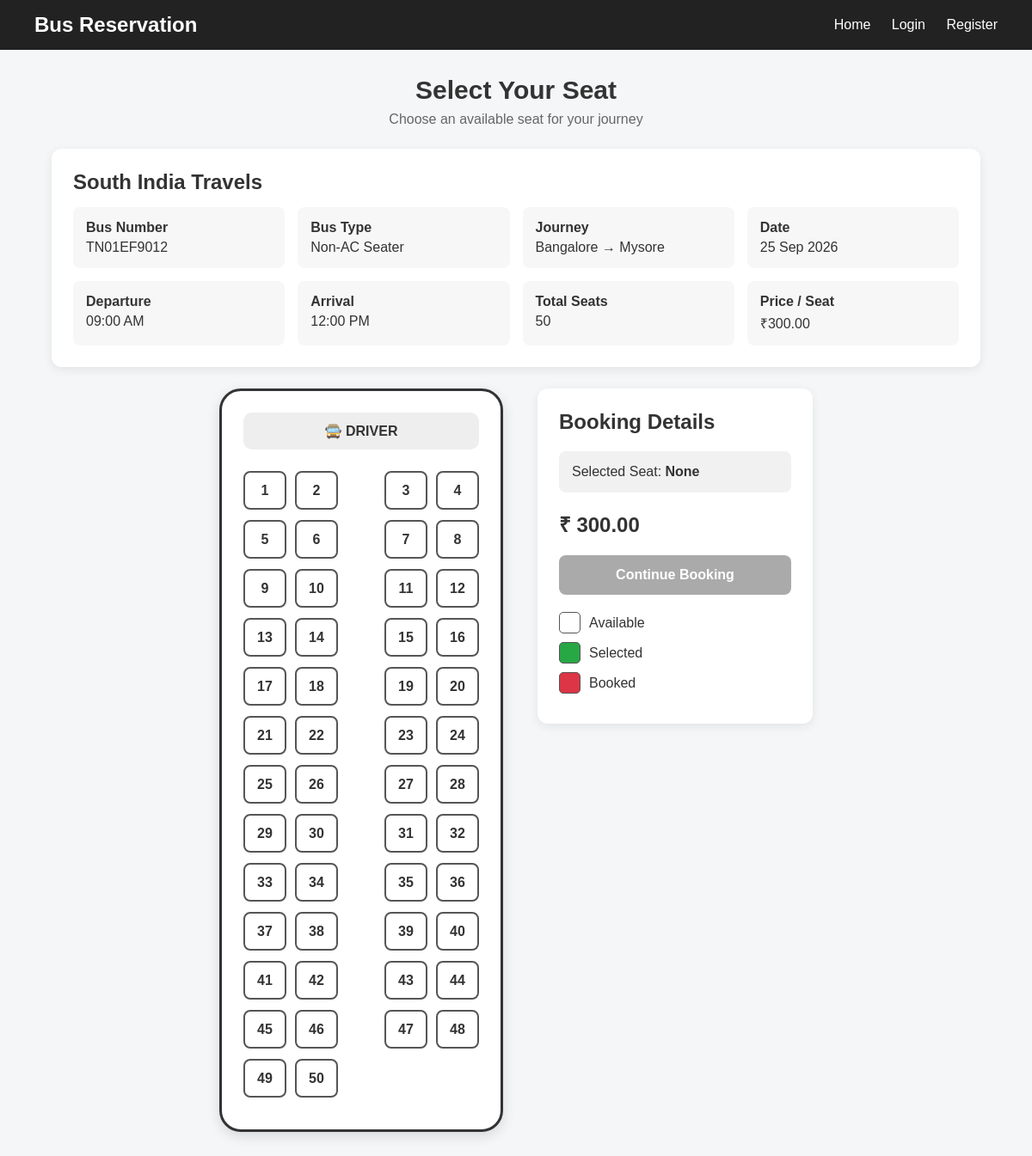
Page /seat_selection.php?route_id=3 on the committed database.
### tables this page shows
CREATE TABLE IF NOT EXISTS routes (
    id INT AUTO_INCREMENT PRIMARY KEY,
    bus_id INT NOT NULL,
    source VARCHAR(100) NOT NULL,
    destination VARCHAR(100) NOT NULL,
    departure_time TIME NOT NULL,
    arrival_time TIME NOT NULL,
    journey_date DATE NOT NULL,
    price DECIMAL(10,2) NOT NULL,

    FOREIGN KEY (bus_id)
        REFERENCES buses(id)
        ON DELETE CASCADE
);

CREATE TABLE IF NOT EXISTS buses (
    id INT AUTO_INCREMENT PRIMARY KEY,
    bus_number VARCHAR(50) NOT NULL UNIQUE,
    bus_name VARCHAR(100) NOT NULL,
    bus_type VARCHAR(50) NOT NULL,
    total_seats INT NOT NULL,
    created_at TIMESTAMP DEFAULT CURRENT_TIMESTAMP
);

### seat_selection.php (the view, shortened to what this page needs)
<?php
require_once "config/db_connection.php";
$route_id = intval($_GET["route_id"] ?? 0);
$sql = "
    SELECT
        r.id AS route_id,
        r.source,
        r.destination,
        r.departure_time,
        r.arrival_time,
        r.journey_date,
        r.price,
        b.id AS bus_id,
        b.bus_number,
        b.bus_name,
        b.bus_type,
        b.total_seats
    FROM routes r
    INNER JOIN buses b ON r.bus_id = b.id
    WHERE r.id = ?
";
$stmt = $conn->prepare($sql);
$stmt->bind_param("i", $route_id);
$stmt->execute();
$result = $stmt->get_result();
$bus = $result->fetch_assoc();
$booked_seats = [];
$departure = date("h:i A", strtotime($bus["departure_time"]));
$arrival = date("h:i A", strtotime($bus["arrival_time"]));
$total_seats = intval($bus["total_seats"]);
?>
<!DOCTYPE html>
<html lang="en">
<head>
</head>
<body>
<div class="navbar">
    <div class="logo">
        Bus Reservation
    </div>
    <div class="nav-links">
        <a href="index.php">Home</a>
        <?php if (isset($_SESSION["user_id"])): ?>
            <a href="my_bookings.php">My Bookings</a>
            <a href="logout.php">Logout</a>
        <?php else: ?>
            <a href="login.php">Login</a>
            <a href="register.php">Register</a>
        <?php endif; ?>
    </div>
</div>
<div class="container">
    <div class="page-title">
        <h1>Select Your Seat</h1>
        <p>
            Choose an available seat for your journey
        </p>
    </div>
    <div class="bus-info">
        <h2>
            <?php echo htmlspecialchars($bus["bus_name"]); ?>
        </h2>
        <div class="info-grid">
            <div class="info-box">
                <strong>Bus Number</strong>
                <?php echo htmlspecialchars($bus["bus_number"]); ?>
            </div>
            <div class="info-box">
                <strong>Bus Type</strong>
                <?php echo htmlspecialchars($bus["bus_type"]); ?>
            </div>
            <div class="info-box">
                <strong>Journey</strong>
                <?php echo htmlspecialchars($bus["source"]); ?>
                →
                <?php echo htmlspecialchars($bus["destination"]); ?>
            </div>
            <div class="info-box">
                <strong>Date</strong>
                <?php echo date("d M Y", strtotime($bus["journey_date"])); ?>
            </div>
            <div class="info-box">
                <strong>Departure</strong>
                <?php echo $departure; ?>
            </div>
            <div class="info-box">
                <strong>Arrival</strong>
                <?php echo $arrival; ?>
            </div>
            <div class="info-box">
                <strong>Total Seats</strong>
                <?php echo $total_seats; ?>
            </div>
            <div class="info-box">
                <strong>Price / Seat</strong>
                ₹<?php echo number_format($bus["price"], 2); ?>
            </div>
        </div>
    </div>
    <div class="seat-section">
        <div class="bus">
            <div class="driver">
                🚍 DRIVER
            </div>
            <?php
            $seat_number = 1;
            while ($seat_number <= $total_seats):
            ?>
                <div class="seat-row">
                    <div class="seat-group">
                        <?php
                        for ($i = 0; $i < 2 && $seat_number <= $total_seats; $i++):
                            $seat = $seat_number;
                            $is_booked = in_array((string)$seat, $booked_seats);
                        ?>
                            <div
                                class="seat <?php echo $is_booked ? 'booked' : ''; ?>"
                                data-seat="<?php echo $seat; ?>"
                                onclick="<?php echo $is_booked ? '' : 'selectSeat(' . $seat . ')'; ?>"
                            >
                                <?php echo $seat; ?>
                            </div>
                        <?php
                            $seat_number++;
                        endfor;
                        ?>
                    </div>
                    <div class="seat-group">
                        <?php
                        for ($i = 0; $i < 2 && $seat_number <= $total_seats; $i++):
                            $seat = $seat_number;
                            $is_booked = in_array((string)$seat, $booked_seats);
                        ?>
                            <div
                                class="seat <?php echo $is_booked ? 'booked' : ''; ?>"
                                data-seat="<?php echo $seat; ?>"
                                onclick="<?php echo $is_booked ? '' : 'selectSeat(' . $seat . ')'; ?>"
                            >
                                <?php echo $seat; ?>
                            </div>
                        <?php
                            $seat_number++;
                        endfor;
                        ?>
                    </div>
                </div>
            <?php endwhile; ?>
        </div>
        <div class="booking-panel">
            <h2>Booking Details</h2>
            <div class="selected-seat">
                Selected Seat:
                <span id="selectedSeat">
                    None
                </span>
            </div>
            <div class="price">
                ₹<span id="price">
                    <?php echo number_format($bus["price"], 2); ?>
                </span>
            </div>
            <form action="booking.php" method="GET">
                <button
                    type="submit"
                    class="continue-btn"
                    id="continueBtn"
                    disabled
                >
                    Continue Booking
                </button>
            </form>
            <div class="legend">
                <div class="legend-item">
                    <div class="legend-box available-box"></div>
                    Available
                </div>
                <div class="legend-item">
                    <div class="legend-box selected-box"></div>
                    Selected
                </div>
                <div class="legend-item">
                    <div class="legend-box booked-box"></div>
                    Booked
                </div>
            </div>
        </div>
    </div>
</div>
</body>
</html>

### seat_selection.php (style rules this page uses)
* { box-sizing: border-box; margin: 0; padding: 0; }
body { font-family: Arial, sans-serif; background: #f4f6f8; color: #333; }
.navbar { background: #222; padding: 15px 40px; display: flex; justify-content: space-between; align-items: center; }
.logo { color: white; font-size: 24px; font-weight: bold; }
.nav-links a { color: white; text-decoration: none; margin-left: 20px; }
.container { width: 90%; max-width: 1100px; margin: 30px auto; }
.page-title { text-align: center; margin-bottom: 25px; }
.page-title h1 { font-size: 30px; margin-bottom: 8px; }
.page-title p { color: #666; }
.bus-info { background: white; padding: 25px; border-radius: 12px; box-shadow: 0 3px 12px rgba(0,0,0,0.08); margin-bottom: 25px; }
.bus-info h2 { margin-bottom: 15px; }
.info-grid { display: grid; grid-template-columns: repeat(4, 1fr); gap: 15px; }
.info-box { background: #f7f7f7; padding: 15px; border-radius: 8px; }
.info-box strong { display: block; margin-bottom: 5px; }
.seat-section { display: flex; gap: 40px; justify-content: center; align-items: flex-start; }
.bus { width: 330px; background: white; border: 3px solid #333; border-radius: 25px; padding: 25px; box-shadow: 0 5px 15px rgba(0,0,0,0.12); }
.driver { text-align: center; font-weight: bold; margin-bottom: 25px; padding: 12px; background: #eee; border-radius: 10px; }
.seat-row { display: flex; justify-content: space-between; align-items: center; margin-bottom: 12px; }
.seat-group { display: flex; gap: 10px; }
.seat { width: 50px; height: 45px; border: 2px solid #555; border-radius: 8px; display: flex; justify-content: center; align-items: center; cursor: pointer; font-weight: bold; background: #fff; transition: 0.2s; }
.booking-panel { width: 320px; background: white; padding: 25px; border-radius: 12px; box-shadow: 0 3px 12px rgba(0,0,0,0.08); }
.booking-panel h2 { margin-bottom: 20px; }
.selected-seat { background: #f1f1f1; padding: 15px; border-radius: 8px; margin-bottom: 15px; }
.selected-seat span { font-weight: bold; }
.price { font-size: 24px; font-weight: bold; margin: 20px 0; }
.continue-btn { width: 100%; padding: 14px; border: none; border-radius: 8px; background: #007bff; color: white; font-size: 16px; font-weight: bold; cursor: pointer; }
.continue-btn:disabled { background: #aaa; cursor: not-allowed; }
.legend { margin-top: 20px; }
.legend-item { display: flex; align-items: center; gap: 10px; margin-bottom: 10px; }
.legend-box { width: 25px; height: 25px; border-radius: 5px; border: 1px solid #555; }
.available-box { background: white; }
.selected-box { background: #28a745; }
.booked-box { background: #dc3545; }

### rows in the picture
routes: bus.bus_name "South India Travels", bus.bus_number "TN01EF9012", bus.bus_type "Non-AC Seater", source "Bangalore", destination "Mysore", journey_date "25 Sep 2026", departure_time "09:00 AM", arrival_time "12:00 PM", bus.total_seats "50", price "300.00"

### other values in the picture
$seat "1"
$seat "2"
$seat "3"
$seat "4"
$seat "5"
$seat "6"
$seat "7"
$seat "8"
$seat "9"
$seat "10"
$seat "11"
$seat "12"
$seat "13"
$seat "14"
$seat "15"
